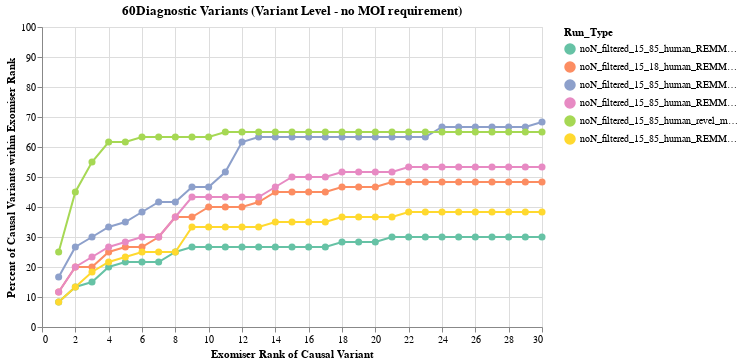

Notebook cell for this chart:
### Markdown cell above
## A: Combinations of path predictors

### Code cell
combo_df,denom = ps.create_df(2021, RUN_TYPES, success_table)
combo_plot=ps.create_plot(denom, combo_df, RUN_TYPES, 'set2', False,RUN_TYPES).properties(
        width=500,
        height=300)
combo_plot

### Figure 1 — Vega-Lite specification as saved in the notebook (floating-point values rounded to 4 significant figures; data arrays with more than 128 entries replaced by an {"elided": "..."} marker saying what was removed)
{"config": {"view": {"continuousWidth": 300, "continuousHeight": 300}}, "data": {"name": "data-7cbc082ff581674b2c99093147a290ed"}, "mark": {"type": "line", "point": {"size": 50}}, "encoding": {"color": {"field": "Run_Type", "scale": {"domain": ["noN_filtered_15_85_human_REMM_revel_mvp_PSF0_501_noWL_genomiser", "noN_filtered_15_18_human_REMM_revel_mvp_alphaM_spliceAI_PSF_501_reg_filter_noWL_genomiser", "noN_filtered_15_85_human_REMM_cadd_revel_mvp_alphaM_spliceAI_PSF0_501_noWL_genomiser", "noN_filtered_15_85_human_REMM_revel_mvp_alphaM_spliceAI_PP_MT_SIFT_PSF0_501_noWL_genomiser", "noN_filtered_15_85_human_revel_mvp_alphaM_spliceAI_PSF0_501_noWL_genomiser", "noN_filtered_15_85_human_REMM_PP_MT_SIFT_PSF0_501_noWL_genomiser"], "scheme": "set2"}, "sort": ["noN_filtered_15_85_human_REMM_revel_mvp_PSF0_501_noWL_genomiser", "noN_filtered_15_18_human_REMM_revel_mvp_alphaM_spliceAI_PSF_501_reg_filter_noWL_genomiser", "noN_filtered_15_85_human_REMM_cadd_revel_mvp_alphaM_spliceAI_PSF0_501_noWL_genomiser", "noN_filtered_15_85_human_REMM_revel_mvp_alphaM_spliceAI_PP_MT_SIFT_PSF0_501_noWL_genomiser", "noN_filtered_15_85_human_revel_mvp_alphaM_spliceAI_PSF0_501_noWL_genomiser", "noN_filtered_15_85_human_REMM_PP_MT_SIFT_PSF0_501_noWL_genomiser"], "type": "nominal"}, "tooltip": [{"field": "Rank", "type": "quantitative"}, {"field": "Percent_Variants", "type": "quantitative"}, {"field": "Run_Type", "type": "nominal"}], "x": {"field": "Rank", "title": "Exomiser Rank of Causal Variant", "type": "quantitative"}, "y": {"field": "Percent_Variants", "scale": {"domain": [0, 100]}, "title": "Percent of Causal Variants within Exomiser Rank", "type": "quantitative"}}, "height": 300, "title": "60Diagnostic Variants (Variant Level - no MOI requirement)", "width": 500, "$schema": "https://vega.github.io/schema/vega-lite/v5.17.0.json", "datasets": {"data-7cbc082ff581674b2c99093147a290ed": {"elided": "180 records"}}}
